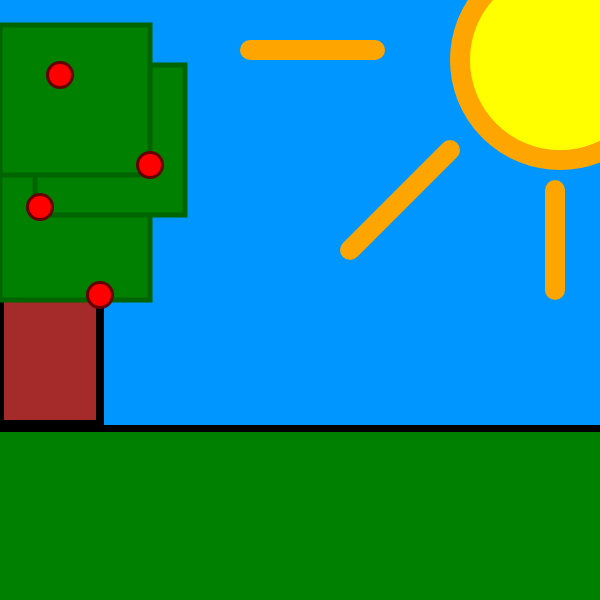
Frame 1 (no input)
Frame 60 (no input): identical to frame 1, image omitted
Frame 120 (the mouse pressed at the canvas centre since frame 60): identical to frame 1, image omitted

The p5.js sketch that drew this single still picture (run headless with seeded random() and noise() and a simulated clock; from frame 60 on, the mouse is pressed at the canvas centre):

// p5.js sketch
// ── sketch.js
/*Kris M.
Title: A Sunny Day
Concept: A nostagic drawing that
everyone has drawn at least
once in their life.

*/
function setup() {
  createCanvas(600, 600);
}

function draw() {
  background(0,150,5000);

/*this is the sun*/
  strokeWeight(20);
  stroke("orange")
fill("yellow")
circle(560,60,200);
line(450,150,350,250)
line(375,50,250,50)
line(555,190,555,290)

/*this is the tree*/
strokeWeight(8);
stroke("black")
fill("brown")
rect(0,194,100,230);
strokeWeight(5)
stroke(0,100,0)
fill("green")
rect(0,100,100,100)
rect(0,150,150,150)
rect(35,65,150,150)
rect(0,25,150,150)/*apples in tree*/
strokeWeight(3)
stroke(100,0,0)
fill("red")
circle(100,295,25)
circle(150,165,25)
circle(60,75,25)
circle(40,207,25)


/*this is the line that 
seperates the sky and
 the grass*/
strokeWeight(15);
fill("yellow");
strokeWeight(10);
stroke("black");
line(600,430,0,430);
/*grass*/
strokeWeight(6);
stroke("green");
fill("green");
rect(0,435,600,300);
}
